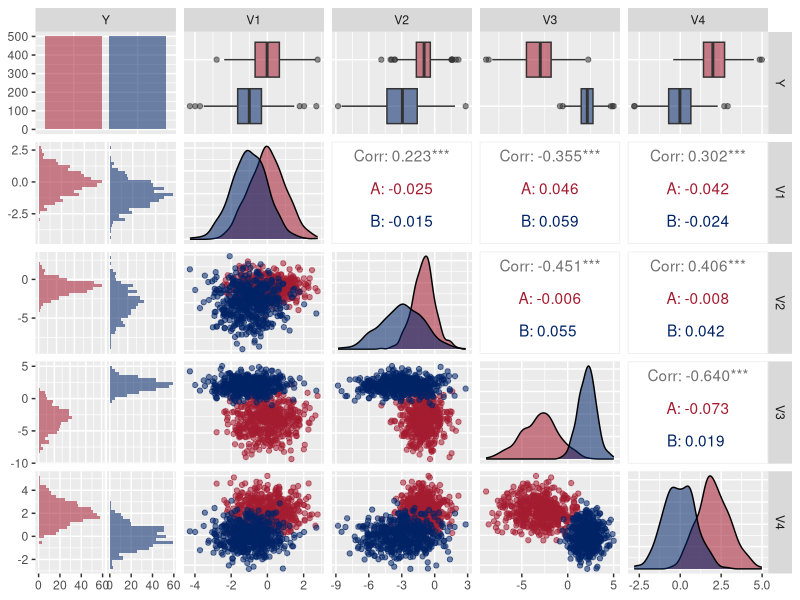
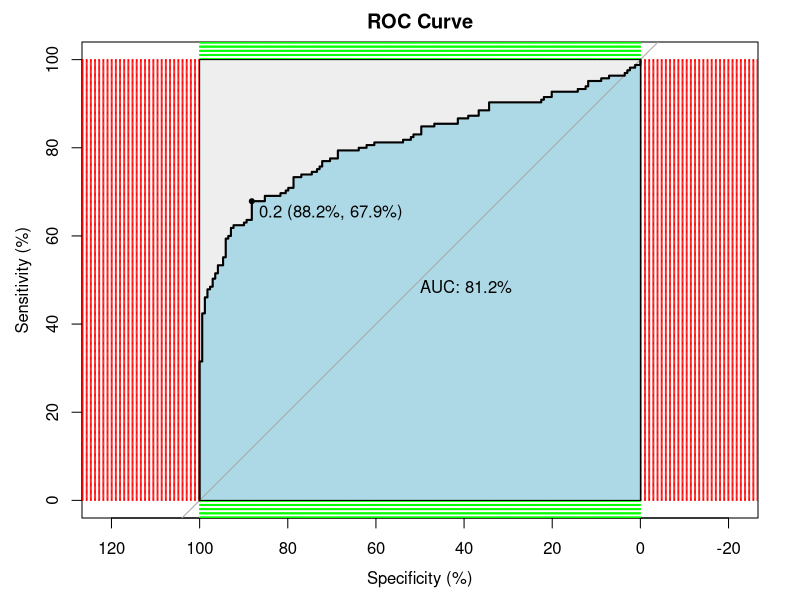
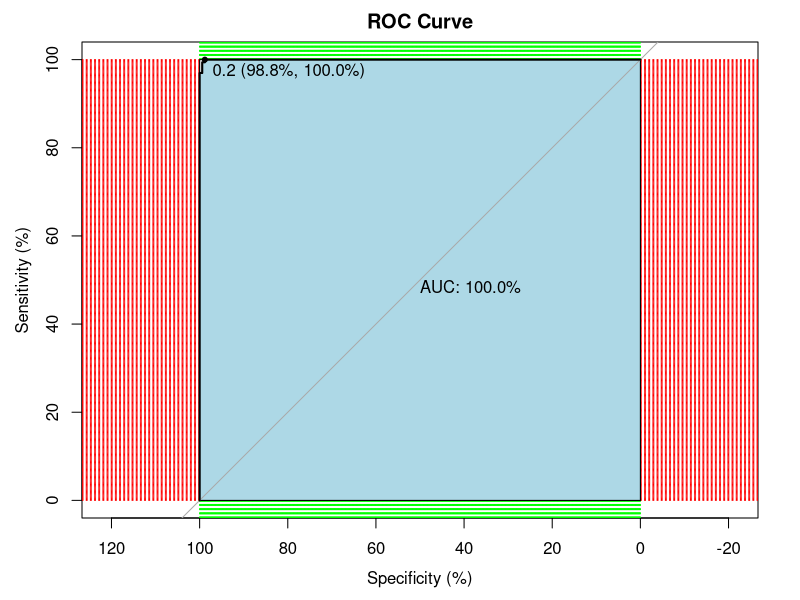
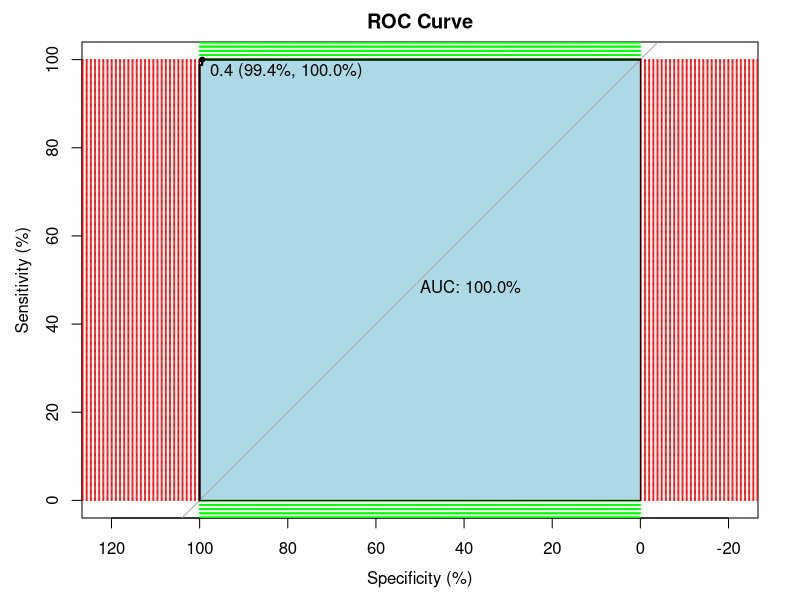

Write the R code that produced these figures, in order.
## ---- chunk 1
knitr::opts_chunk$set(echo = TRUE)

crimson <- '#A51C30'
royalblue <- '#002366'
slate <- '#8996A0'
ivy <- '#52854C'
saffron <- '#D16103'
indigo <- '#293352'
shade <- '#BAC5C6'

# https://data.library.virginia.edu/setting-up-color-palettes-in-r/
cc <- palette()
palette(c(crimson, royalblue, slate, ivy, saffron, indigo, shade))
#colors <- palette(rainbow_hcl(2))
colors <- palette()

## ---- chunk 2
# library(dplyr)
# library(tidyr)
library(ggplot2)
library(GGally)

# library(ggExtra)

library(stats)                # Stats contains glm for logistic regression
library(MASS)                 # LDA and QDA
library(caret)                # Performance function
library(pROC)                 # ROC

## ---- chunk 3

###
#
# prediction.metrics function -- to return a list with all the metrics values
#
# Based on R functions shared by faculty in Harvard data science class (2021). See references.
#
# Input: truth and predicted lists.
#
# Returns a list with:
# [1] OBS = Observations or truth cases
# [2] Accuracy. ACC = sum(truth == predicted) * 100/length(truth)
# [3] Sensitivity. TPR True Positive Rate = TP/(TP + FN) = TP/P
# [4] Specificity. TNR True Negative Rate = TN/(FP + TN) = TN/N
# [5] Precision. Positive Predictive Value. PPV = TP/(TP + FP)
# [6] Negative Predictive Value. NPV = TN/(TN + FN)
# [7] False Discovery Rate. FDR = FP/(TP + FP)
# [8] False Positive Rate. FPR = FP/(FP + TN) = FP/N
# [9] True Positives. TP = sum(truth == 1 & predicted == 1)
# [10] True Negatives. TN = sum(truth == 0 & predicted == 0)
# [11] False Positives. FP = sum(truth == 0 & predicted == 1)
# [12] False Negatives. FN = sum(truth == 1 & predicted == 0)
# [13] Positives. P = TP + FN  # total number positives in the truth data
# [14] Negatives. N = FP + TN  # total number of negatives
#
prediction.metrics = function(truth, predicted) {
    # same length:
    if (length(truth) != length(predicted)) {
        stop("truth and predicted must be same length!")
    }
    # check for missing values (we are going to compute metrics on non-missing
    # values only)
    bKeep = !is.na(truth) & !is.na(predicted)
    predicted = predicted[bKeep]
    truth = truth[bKeep]
    # only 0 and 1:
    if (sum(truth %in% c(0, 1)) + sum(predicted %in% c(0, 1)) != 2 * length(truth)) {
        stop("only zeroes and ones are allowed!")
    }
    # how predictions align against known training/testing outcomes: TP/FP=
    # true/false positives, TN/FN=true/false negatives
    TP = sum(truth == 1 & predicted == 1)
    TN = sum(truth == 0 & predicted == 0)
    FP = sum(truth == 0 & predicted == 1)
    FN = sum(truth == 1 & predicted == 0)
    P = TP + FN  # total number of positives in the truth data
    N = FP + TN  # total number of negatives
    # Add the following output to return (OAT 11/9/2021)
    OBS = length(truth)
    ACC = sum(truth == predicted)/length(truth)
    TPR = TP/P
    TNR = TN/N
    PPV = TP/(TP + FP)
    NPV = TN/(TN + FN)
    FDR = FP/(TP + FP)
    FPR = FP/N
    
    # Returned a named list
    output <- list(OBS=OBS, ACC=ACC, TPR=TPR, TNR=TNR, PPV=PPV, 
                   NPV=NPV, FDR=FDR, FPR=FPR, TP=TP, 
                   TN=TN, FP=FP, FN=FN, P=P, N=N)
    return(output)
}

print.the.metrics = function(metrics){
  cat(' OBS = ', metrics$OBS, '...................number of observations')
  cat('\n ACC = ', metrics$ACC, '..................Accuracy')
  cat('\n TPR = ', metrics$TPR, '..................True Positive Rate')
  cat('\n TNR = ', metrics$TNR, '..................True Negative Rate')
  cat('\n PPV = ', metrics$PPV, '..................Positive Predictive Value (Precision)')
  cat('\n NPV = ', metrics$NPV, '..................Negative Predictive Value')
  cat('\n FDR = ', metrics$FDR, '..................False Discover Rate')
  cat('\n FPR = ', metrics$FPR, '..................False Positive Rate')
  cat('\n TP  = ', metrics$FP, '..................True Positives')
  cat('\n TN  = ', metrics$TN, '..................True Negatives')
  cat('\n FP  = ', metrics$TN, '..................False Positives')
  cat('\n FN  = ', metrics$FN, '..................False Negatives')
  cat('\n P   = ', metrics$P, '..................Positives')
  cat('\n N   = ', metrics$N, '..................Negatives')

  
}
# Logistic regression
lgr.pred.ftn = function(formula, df.train, df.test){
  glm.fit <- glm(formula, data = df.train, family = binomial)
  glm.probs <- predict(glm.fit, newdata = df.test, type = "response")
  glm.pred <- rep(0, dim(df.test)[1])
  glm.pred[glm.probs>0.5]=1
  return(glm.pred)
}

# Linear Discriminant Analysis (LDA)
lda.pred.ftn = function(formula, df.train, df.test){
  lda.fit <- lda(formula, data = df.train)
  lda.pred <- predict(lda.fit, df.test)
  lda.class <- lda.pred$class
  return(lda.class)
}

# Quadratic Discriminant Analysis (QDA)
qda.pred.ftn = function(formula, df.train, df.test){
  qda.fit <- qda(formula, data = df.train)
  qda.pred <- predict(qda.fit, df.test)
  qda.class <- qda.pred$class
  return(qda.class)
}

## ---- chunk 4

# From Harvard data science class (see references at the end of this notebook)

set.seed(11)

N = 1000
mu_1 = 0
mu_2 = -1
mu_3 = -3
mu_4 = 2

# Our measuring variable is continuous, numeric...
# ...it has two Normal distribution waves
# The first N observations has 0 mu, the next two variables have different mu
# Break each in half and mix the mu's around to simulate the data
v1 <- c(rnorm(N/2, mean=mu_1, sd = 1), rnorm(N/2, mean=mu_2, sd = 1))
v2 <- c(rnorm(N/2, mean=mu_2, sd = 1), rnorm(N/2, mean=mu_3, sd = 2))
v3 <- c(rnorm(N/2, mean=mu_3, sd = 2), rnorm(N/2, mean=mu_4, sd = 1))
v4 <- c(rnorm(N/2, mean=mu_4, sd = 1), rnorm(N/2, mean=mu_1, sd = 1))

# Our outcome is categorical, A and B xxxx times each
# ...the idea is to match A and B to a number x
# We want to break it in half; i.e. half for A and half for B
y <- rep(c("A", "B"), each=N/2)

# I sued this commented code in my univariate vignette.
# Make a data.frame with 1 and 0 values for Y
# The first column is Y the second column is X
# df <- data.frame(Y=ifelse(y=="A",0, 1), X=x)

# Here I will make Y a factor from the start.
# Either method works. Thought it was good to show the R factor way here.
# Be careful of how R assigns the values... It will do 1 and 2 instead of 0 and 1

df <- data.frame(Y = factor(y), 
                 V1 = v1, V2 = v2, V3 = v3, V4 = v4)


## ---- chunk 5
ggpairs(df, aes(color = Y, alpha = 0.5)) +    
    scale_fill_manual(values=c(crimson,royalblue)) +
    scale_colour_manual(values=c(crimson,royalblue))
## ---- chunk 6
set.seed(12321)

# Method #1, my method
# Get 2:1 random sample ratio for Train:Test sets
# sampleTrain <- sample(c(TRUE,FALSE,TRUE), nrow(df), rep=TRUE)
# df.train <- df[sampleTrain,]
# df.test <- df[!sampleTrain,]

# Method #2, traditional
# Traditionally we would split the df up and down as follows
ind <- sample(2, nrow(df), replace = TRUE, prob = c(0.7, 0.3))
df.train <- df[ind == 1,]
df.test <- df[ind == 2,]

## ---- chunk 7
##
#
# GLA from library{stats}
#
##
glm.fit <- glm(Y~., data=df.train, family = binomial)
summary(glm.fit)
## ---- chunk 8
##
#
# predict{stats}
#
# Continued based on ISLR 4.6.2 p.156-158
#

glm.probs <- predict(glm.fit, newdata = df.test, type = "response")

# Per ISLR, we need contrasts() and use the variable as a logical vector.
# Note, I already had converted Room as.factor
# contrasts(df$Y)

# Initiated glm.pred vector 
glm.pred = rep(0, dim(df.test)[1])
# Adjust the probability. Here is something one can play with after looking at the 'table' that follows
glm.pred[glm.probs>0.5]=1

## ---- chunk 9
##
#
# Continued based on ISLR 4.6.2 p.156-158
#
# Numbers outside of the diagonal are either false positives or false negatives
#

table(glm.pred, df.test$Y)

mean(glm.pred == df.test$Y)

## ---- chunk 10
##
#
# Based on functions from above
#

lgr.pred <- lgr.pred.ftn(Y~., df.train, df.test)

# Here we want numeric, not factors... just how the function is built
lgr.metrics <- prediction.metrics(ifelse(df.test$Y == 'A', 0, 1), lgr.pred)

print.the.metrics(lgr.metrics)

## ---- chunk 11
confusionMatrix(as.factor(lgr.pred), 
                factor(ifelse(df.test$Y=="A",0, 1)))


## ---- chunk 12
#### ROC
# p1 <- predict(glm.fit, df.test, type = 'terms')
# p1 <- p1[,2]
# r <- multiclass.roc(df.test$Y, p1, percent = TRUE)
# roc <- r[['rocs']]
# r1 <- roc[[1]]
# plot.roc(r1,
#          print.auc=TRUE, 
#          auc.polygon=TRUE, 
#          grid=c(0.1, 0.2),
#          grid.col=c("green", "red"), 
#          max.auc.polygon=TRUE,
#          auc.polygon.col="lightblue", 
#          print.thres=TRUE, 
#          main= 'ROC Curve')

# re-mdel but use 'terms'
p1 <- predict(glm.fit, newdata = df.test, type = 'terms')
p1 <- p1[,2]
r <- roc(df.test$Y, p1, percent = TRUE)
plot.roc(r,
         print.auc=TRUE,
         auc.polygon=TRUE,
         grid=c(0.1, 0.2),
         grid.col=c("green", "red"),
         max.auc.polygon=TRUE,
         auc.polygon.col="lightblue",
         print.thres=TRUE,
         main= 'ROC Curve')

AUC <- as.numeric(r[['auc']])

## ---- chunk 13
##
#
# LDA from library{MASS}
#
##
lda.fit <- lda(Y~., data = df.train)
summary(lda.fit)
## ---- chunk 14
lda.pred <- predict(lda.fit, df.test)

names(lda.pred)

## ---- chunk 15
##
#
# Continued based on ISLR 4.6.3 p.161-162
#
#

lda.class <- lda.pred$class

table(lda.class, df.test$Y)

mean(lda.class == df.test$Y)

## ---- chunk 16
##
#
# Based on functions from above
#

lda.pred <- lda.pred.ftn(Y~., df.train, df.test)

# Here we want numeric, not factors... just how the function is built
lda.metrics <- prediction.metrics(ifelse(df.test$Y == 'A', 0, 1), lgr.pred)

print.the.metrics(lda.metrics)

## ---- chunk 17
# The factor here is handled differently than in the lgr case above
confusionMatrix(as.factor(lda.pred), df.test$Y)


## ---- chunk 18
p1 <- predict(lda.fit, newdata = df.test, type = 'terms')
r <- roc(df.test$Y, p1$x, percent = TRUE)
plot.roc(r,
         print.auc=TRUE, 
         auc.polygon=TRUE, 
         grid=c(0.1, 0.2),
         grid.col=c("green", "red"), 
         max.auc.polygon=TRUE,
         auc.polygon.col="lightblue", 
         print.thres=TRUE, 
         main= 'ROC Curve')

AUC <- as.numeric(r[['auc']])

## ---- chunk 19
##
#
# QDA from library{MASS}
#
##
qda.fit <- qda(Y~., data = df.train)
summary(qda.fit)
## ---- chunk 20
##
#
# predict{stats}
#
# Continued based on ISLR 4.6.4 p.163
#

qda.pred <- predict(qda.fit, df.test)


## ---- chunk 21
##
#
# Continued based on ISLR 4.6.4 p.163
#
#

qda.class <- qda.pred$class

table(qda.class, df.test$Y)

mean(qda.class == df.test$Y)

## ---- chunk 22
##
#
# Based on functions from above
#

qda.pred <- qda.pred.ftn(Y~., df.train, df.test)

# Here we want numeric, not factors... just how the function is built
qda.metrics <- prediction.metrics(ifelse(df.test$Y == 'A', 0, 1), lgr.pred)

print.the.metrics(qda.metrics)

## ---- chunk 23
confusionMatrix(factor(qda.pred), df.test$Y)
## ---- chunk 24
p1 <- predict(qda.fit, newdata = df.test, type = 'terms')
r <- roc(df.test$Y, p1$posterior[,1], percent = TRUE)
plot.roc(r,
         print.auc=TRUE, 
         auc.polygon=TRUE, 
         grid=c(0.1, 0.2),
         grid.col=c("green", "red"), 
         max.auc.polygon=TRUE,
         auc.polygon.col="lightblue", 
         print.thres=TRUE, 
         main= 'ROC Curve')

AUC <- as.numeric(r[['auc']])

